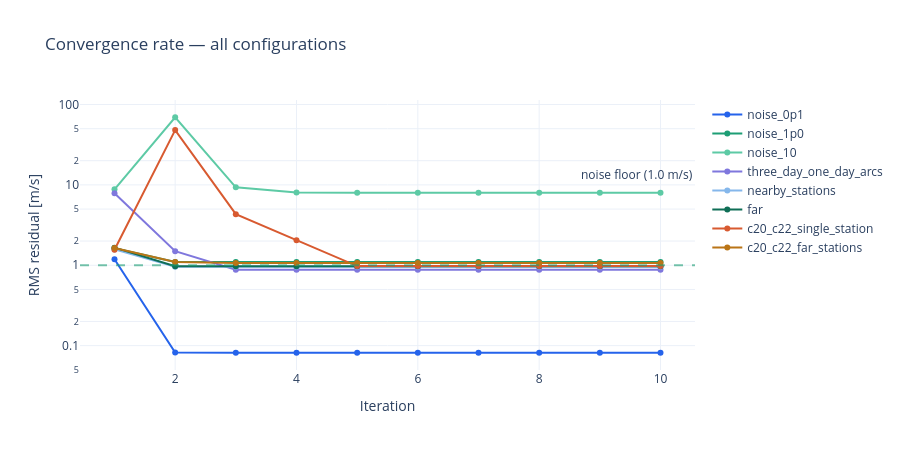
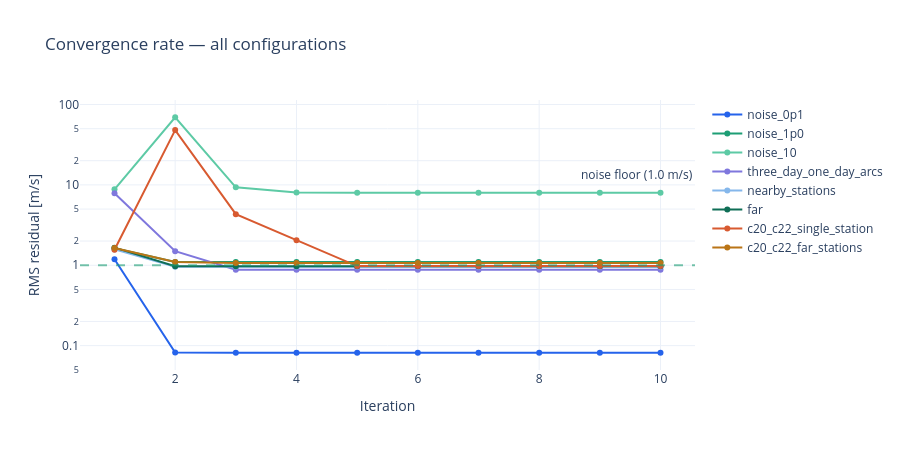

The notebook cell saved with these charts, in order:
### Code cell
plot_convergence()

### Figure 1 — Plotly figure (JSON) as saved in the notebook; plotly's stock layout.template omitted (floating-point values rounded to 4 significant figures)
{"data": [{"hovertemplate": "Iter %{x}: RMS = %{y:.4f} m/s<extra>noise_0p1</extra>", "line": {"color": "#2563EB", "width": 2}, "marker": {"color": "#2563EB", "size": 6, "symbol": "circle"}, "mode": "lines+markers", "name": "noise_0p1", "x": [1, 2, 3, 4, 5, 6, 7, 8, 9, 10], "y": [1.189, 0.0819, 0.08155, 0.08155, 0.08155, 0.08155, 0.08155, 0.08155, 0.08155, 0.08155], "type": "scatter"}, {"hovertemplate": "Iter %{x}: RMS = %{y:.4f} m/s<extra>noise_1p0</extra>", "line": {"color": "#1D9E75", "width": 2}, "marker": {"color": "#1D9E75", "size": 6, "symbol": "circle"}, "mode": "lines+markers", "name": "noise_1p0", "x": [1, 2, 3, 4, 5, 6, 7, 8, 9, 10], "y": [1.627, 1.098, 1.098, 1.098, 1.098, 1.098, 1.098, 1.098, 1.098, 1.098], "type": "scatter"}, {"hovertemplate": "Iter %{x}: RMS = %{y:.4f} m/s<extra>noise_10</extra>", "line": {"color": "#5DCAA5", "width": 2}, "marker": {"color": "#5DCAA5", "size": 6, "symbol": "circle"}, "mode": "lines+markers", "name": "noise_10", "x": [1, 2, 3, 4, 5, 6, 7, 8, 9, 10], "y": [8.805, 69.41, 9.334, 8.035, 7.958, 7.958, 7.958, 7.958, 7.958, 7.958], "type": "scatter"}, {"hovertemplate": "Iter %{x}: RMS = %{y:.4f} m/s<extra>three_day_one_day_arcs</extra>", "line": {"color": "#7F77DD", "width": 2}, "marker": {"color": "#7F77DD", "size": 6, "symbol": "circle"}, "mode": "lines+markers", "name": "three_day_one_day_arcs", "x": [1, 2, 3, 4, 5, 6, 7, 8, 9, 10], "y": [7.847, 1.497, 0.878, 0.8776, 0.8776, 0.8776, 0.8776, 0.8776, 0.8776, 0.8776], "type": "scatter"}, {"hovertemplate": "Iter %{x}: RMS = %{y:.4f} m/s<extra>nearby_stations</extra>", "line": {"color": "#85B7EB", "width": 2}, "marker": {"color": "#85B7EB", "size": 6, "symbol": "circle"}, "mode": "lines+markers", "name": "nearby_stations", "x": [1, 2, 3, 4, 5, 6, 7, 8, 9, 10], "y": [1.576, 0.9572, 0.9572, 0.9572, 0.9572, 0.9572, 0.9572, 0.9572, 0.9572, 0.9572], "type": "scatter"}, {"hovertemplate": "Iter %{x}: RMS = %{y:.4f} m/s<extra>far</extra>", "line": {"color": "#0F6E56", "width": 2}, "marker": {"color": "#0F6E56", "size": 6, "symbol": "circle"}, "mode": "lines+markers", "name": "far", "x": [1, 2, 3, 4, 5, 6, 7, 8, 9, 10], "y": [1.655, 0.9725, 0.9725, 0.9725, 0.9725, 0.9725, 0.9725, 0.9725, 0.9725, 0.9725], "type": "scatter"}, {"hovertemplate": "Iter %{x}: RMS = %{y:.4f} m/s<extra>c20_c22_single_station</extra>", "line": {"color": "#D85A30", "width": 2}, "marker": {"color": "#D85A30", "size": 6, "symbol": "circle"}, "mode": "lines+markers", "name": "c20_c22_single_station", "x": [1, 2, 3, 4, 5, 6, 7, 8, 9, 10], "y": [1.556, 48.04, 4.324, 2.053, 0.9757, 0.9757, 0.9757, 0.9757, 0.9757, 0.9757], "type": "scatter"}, {"hovertemplate": "Iter %{x}: RMS = %{y:.4f} m/s<extra>c20_c22_far_stations</extra>", "line": {"color": "#BA7517", "width": 2}, "marker": {"color": "#BA7517", "size": 6, "symbol": "circle"}, "mode": "lines+markers", "name": "c20_c22_far_stations", "x": [1, 2, 3, 4, 5, 6, 7, 8, 9, 10], "y": [1.643, 1.095, 1.07, 1.07, 1.07, 1.07, 1.07, 1.07, 1.07, 1.07], "type": "scatter"}], "layout": {"shapes": [{"line": {"color": "#1D9E75", "dash": "dash"}, "opacity": 0.6, "type": "line", "x0": 0, "x1": 1, "xref": "x domain", "y0": 1.0, "y1": 1.0, "yref": "y"}], "annotations": [{"showarrow": false, "text": "noise floor (1.0 m/s)", "x": 1, "xanchor": "right", "xref": "x domain", "y": 1.0, "yanchor": "bottom", "yref": "y"}], "yaxis": {"type": "log", "title": {"text": "RMS residual [m/s]"}}, "title": {"text": "Convergence rate — all configurations"}, "xaxis": {"title": {"text": "Iteration"}}, "height": 450, "hovermode": "x unified"}}

### Figure 2 — Plotly figure (JSON) as saved in the notebook; plotly's stock layout.template omitted (floating-point values rounded to 4 significant figures)
{"data": [{"hovertemplate": "Iter %{x}: RMS = %{y:.4f} m/s<extra>noise_0p1</extra>", "line": {"color": "#2563EB", "width": 2}, "marker": {"color": "#2563EB", "size": 6, "symbol": "circle"}, "mode": "lines+markers", "name": "noise_0p1", "x": [1, 2, 3, 4, 5, 6, 7, 8, 9, 10], "y": [1.189, 0.0819, 0.08155, 0.08155, 0.08155, 0.08155, 0.08155, 0.08155, 0.08155, 0.08155], "type": "scatter"}, {"hovertemplate": "Iter %{x}: RMS = %{y:.4f} m/s<extra>noise_1p0</extra>", "line": {"color": "#1D9E75", "width": 2}, "marker": {"color": "#1D9E75", "size": 6, "symbol": "circle"}, "mode": "lines+markers", "name": "noise_1p0", "x": [1, 2, 3, 4, 5, 6, 7, 8, 9, 10], "y": [1.627, 1.098, 1.098, 1.098, 1.098, 1.098, 1.098, 1.098, 1.098, 1.098], "type": "scatter"}, {"hovertemplate": "Iter %{x}: RMS = %{y:.4f} m/s<extra>noise_10</extra>", "line": {"color": "#5DCAA5", "width": 2}, "marker": {"color": "#5DCAA5", "size": 6, "symbol": "circle"}, "mode": "lines+markers", "name": "noise_10", "x": [1, 2, 3, 4, 5, 6, 7, 8, 9, 10], "y": [8.805, 69.41, 9.334, 8.035, 7.958, 7.958, 7.958, 7.958, 7.958, 7.958], "type": "scatter"}, {"hovertemplate": "Iter %{x}: RMS = %{y:.4f} m/s<extra>three_day_one_day_arcs</extra>", "line": {"color": "#7F77DD", "width": 2}, "marker": {"color": "#7F77DD", "size": 6, "symbol": "circle"}, "mode": "lines+markers", "name": "three_day_one_day_arcs", "x": [1, 2, 3, 4, 5, 6, 7, 8, 9, 10], "y": [7.847, 1.497, 0.878, 0.8776, 0.8776, 0.8776, 0.8776, 0.8776, 0.8776, 0.8776], "type": "scatter"}, {"hovertemplate": "Iter %{x}: RMS = %{y:.4f} m/s<extra>nearby_stations</extra>", "line": {"color": "#85B7EB", "width": 2}, "marker": {"color": "#85B7EB", "size": 6, "symbol": "circle"}, "mode": "lines+markers", "name": "nearby_stations", "x": [1, 2, 3, 4, 5, 6, 7, 8, 9, 10], "y": [1.576, 0.9572, 0.9572, 0.9572, 0.9572, 0.9572, 0.9572, 0.9572, 0.9572, 0.9572], "type": "scatter"}, {"hovertemplate": "Iter %{x}: RMS = %{y:.4f} m/s<extra>far</extra>", "line": {"color": "#0F6E56", "width": 2}, "marker": {"color": "#0F6E56", "size": 6, "symbol": "circle"}, "mode": "lines+markers", "name": "far", "x": [1, 2, 3, 4, 5, 6, 7, 8, 9, 10], "y": [1.655, 0.9725, 0.9725, 0.9725, 0.9725, 0.9725, 0.9725, 0.9725, 0.9725, 0.9725], "type": "scatter"}, {"hovertemplate": "Iter %{x}: RMS = %{y:.4f} m/s<extra>c20_c22_single_station</extra>", "line": {"color": "#D85A30", "width": 2}, "marker": {"color": "#D85A30", "size": 6, "symbol": "circle"}, "mode": "lines+markers", "name": "c20_c22_single_station", "x": [1, 2, 3, 4, 5, 6, 7, 8, 9, 10], "y": [1.556, 48.04, 4.324, 2.053, 0.9757, 0.9757, 0.9757, 0.9757, 0.9757, 0.9757], "type": "scatter"}, {"hovertemplate": "Iter %{x}: RMS = %{y:.4f} m/s<extra>c20_c22_far_stations</extra>", "line": {"color": "#BA7517", "width": 2}, "marker": {"color": "#BA7517", "size": 6, "symbol": "circle"}, "mode": "lines+markers", "name": "c20_c22_far_stations", "x": [1, 2, 3, 4, 5, 6, 7, 8, 9, 10], "y": [1.643, 1.095, 1.07, 1.07, 1.07, 1.07, 1.07, 1.07, 1.07, 1.07], "type": "scatter"}], "layout": {"shapes": [{"line": {"color": "#1D9E75", "dash": "dash"}, "opacity": 0.6, "type": "line", "x0": 0, "x1": 1, "xref": "x domain", "y0": 1.0, "y1": 1.0, "yref": "y"}], "annotations": [{"showarrow": false, "text": "noise floor (1.0 m/s)", "x": 1, "xanchor": "right", "xref": "x domain", "y": 1.0, "yanchor": "bottom", "yref": "y"}], "yaxis": {"type": "log", "title": {"text": "RMS residual [m/s]"}}, "title": {"text": "Convergence rate — all configurations"}, "xaxis": {"title": {"text": "Iteration"}}, "height": 450, "hovermode": "x unified"}}
